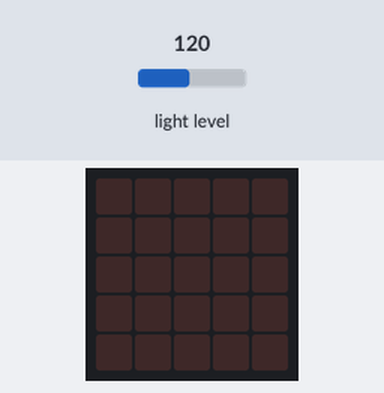
Recording of a program running on a simulated BBC micro:bit (MakeCode). Parts: the board's 5×5 LED display. Inputs (shaded band) come from the test bench; at power-on: light level 120.

Above: at 1.2 s.
1.3 s: light level set to 102
2.8 s: light level set to 96
At 3.4 s:
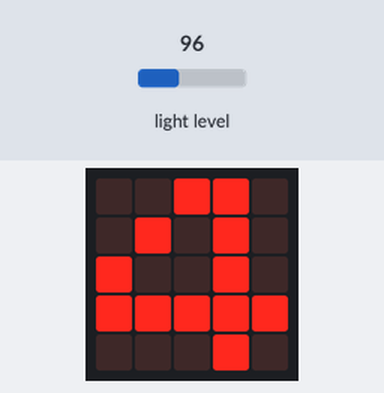
4.3 s: light level set to 5
At 4.9 s:
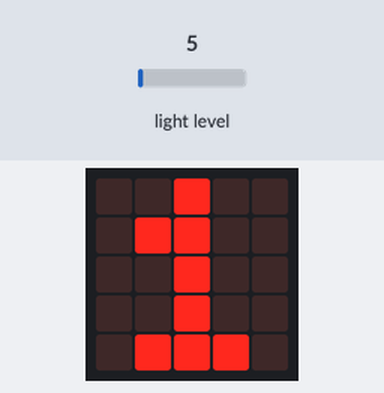
Timing chart, 0 to 7.3 s (numbered marks = the images above; inputs shaded):
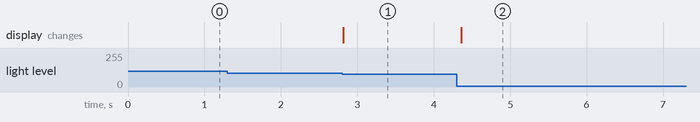

The program:

main.ts
```typescript
basic.forever(function () {
    if (input.lightLevel() < 40) {
        basic.showNumber(1)
    } else if (input.lightLevel() < 60) {
        basic.showNumber(2)
    } else if (input.lightLevel() < 80) {
        basic.showNumber(3)
    } else if (input.lightLevel() < 100) {
        basic.showNumber(4)
    } else if (input.lightLevel() > 120) {
        basic.showNumber(5)
    }
})
```

test.ts
```typescript
// aquí va el archivo "tests"; esto no se compilará cuando este paquete se utilice como una extensión.
```

Measured:
- the behaviour switches between 100 and 99 on light level (found by bisection; images 0 and 1)
- after the input at 1.3 s, every drawn part: stays the same
- after the input at 2.8 s, the display: changes at once (image 1)
- after the input at 4.3 s, the display: changes after 0.06 s (image 2)
